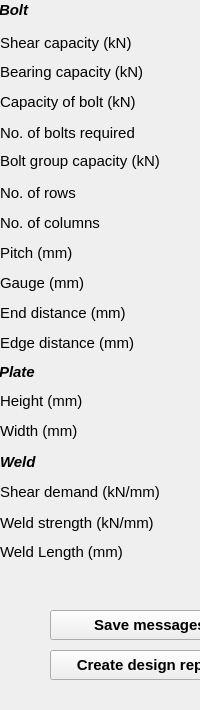
  <widget class="QDockWidget" name="outputDock">
   <property name="sizePolicy">
    <sizepolicy hsizetype="Preferred" vsizetype="Preferred">
     <horstretch>0</horstretch>
     <verstretch>0</verstretch>
    </sizepolicy>
   </property>
   <property name="minimumSize">
    <size>
     <width>125</width>
     <height>710</height>
    </size>
   </property>
   <property name="maximumSize">
    <size>
     <width>310</width>
     <height>710</height>
    </size>
   </property>
   <property name="font">
    <font>
     <pointsize>11</pointsize>
     <weight>75</weight>
     <bold>true</bold>
    </font>
   </property>
   <property name="windowTitle">
    <string>Output dock</string>
   </property>
   <attribute name="dockWidgetArea">
    <number>2</number>
   </attribute>
   <widget class="QWidget" name="dockWidgetContents_2">
    <widget class="QLineEdit" name="txtNoBolts">
     <property name="geometry">
      <rect>
       <x>200</x>
       <y>120</y>
       <width>100</width>
       <height>25</height>
      </rect>
     </property>
     <property name="font">
      <font>
       <weight>50</weight>
       <bold>false</bold>
      </font>
     </property>
     <property name="readOnly">
      <bool>true</bool>
     </property>
    </widget>
    <widget class="QLabel" name="t_7">
     <property name="geometry">
      <rect>
       <x>0</x>
       <y>120</y>
       <width>191</width>
       <height>25</height>
      </rect>
     </property>
     <property name="font">
      <font>
       <pointsize>11</pointsize>
       <weight>50</weight>
       <bold>false</bold>
      </font>
     </property>
     <property name="text">
      <string>No. of bolts required</string>
     </property>
    </widget>
    <widget class="QLineEdit" name="txtShrCapacity">
     <property name="geometry">
      <rect>
       <x>200</x>
       <y>30</y>
       <width>100</width>
       <height>25</height>
      </rect>
     </property>
     <property name="font">
      <font>
       <weight>50</weight>
       <bold>false</bold>
      </font>
     </property>
     <property name="text">
      <string/>
     </property>
     <property name="readOnly">
      <bool>true</bool>
     </property>
    </widget>
    <widget class="QLineEdit" name="txtPitch">
     <property name="geometry">
      <rect>
       <x>200</x>
       <y>240</y>
       <width>100</width>
       <height>25</height>
      </rect>
     </property>
     <property name="font">
      <font>
       <weight>50</weight>
       <bold>false</bold>
      </font>
     </property>
     <property name="readOnly">
      <bool>true</bool>
     </property>
    </widget>
    <widget class="QLineEdit" name="txtGuage">
     <property name="geometry">
      <rect>
       <x>200</x>
       <y>270</y>
       <width>100</width>
       <height>25</height>
      </rect>
     </property>
     <property name="font">
      <font>
       <weight>50</weight>
       <bold>false</bold>
      </font>
     </property>
     <property name="readOnly">
      <bool>true</bool>
     </property>
    </widget>
    <widget class="QLineEdit" name="txtBoltCapacity">
     <property name="geometry">
      <rect>
       <x>200</x>
       <y>90</y>
       <width>100</width>
       <height>25</height>
      </rect>
     </property>
     <property name="font">
      <font>
       <weight>50</weight>
       <bold>false</bold>
      </font>
     </property>
     <property name="readOnly">
      <bool>true</bool>
     </property>
    </widget>
    <widget class="QLineEdit" name="txt_col">
     <property name="geometry">
      <rect>
       <x>200</x>
       <y>210</y>
       <width>100</width>
       <height>25</height>
      </rect>
     </property>
     <property name="font">
      <font>
       <weight>50</weight>
       <bold>false</bold>
      </font>
     </property>
     <property name="readOnly">
      <bool>true</bool>
     </property>
    </widget>
    <widget class="QLineEdit" name="txt_row">
     <property name="geometry">
      <rect>
       <x>200</x>
       <y>180</y>
       <width>100</width>
       <height>25</height>
      </rect>
     </property>
     <property name="font">
      <font>
       <weight>50</weight>
       <bold>false</bold>
      </font>
     </property>
     <property name="readOnly">
      <bool>true</bool>
     </property>
    </widget>
    <widget class="QLabel" name="label_152">
     <property name="geometry">
      <rect>
       <x>0</x>
       <y>270</y>
       <width>130</width>
       <height>25</height>
      </rect>
     </property>
     <property name="font">
      <font>
       <pointsize>11</pointsize>
       <weight>50</weight>
       <bold>false</bold>
      </font>
     </property>
     <property name="text">
      <string>Gauge (mm)</string>
     </property>
    </widget>
    <widget class="QLabel" name="labl123_7">
     <property name="geometry">
      <rect>
       <x>0</x>
       <y>90</y>
       <width>179</width>
       <height>25</height>
      </rect>
     </property>
     <property name="font">
      <font>
       <pointsize>11</pointsize>
       <weight>50</weight>
       <bold>false</bold>
      </font>
     </property>
     <property name="text">
      <string>&lt;html&gt;&lt;head/&gt;&lt;body&gt;&lt;p&gt;Capacity of bolt (kN)&lt;/p&gt;&lt;/body&gt;&lt;/html&gt;</string>
     </property>
    </widget>
    <widget class="QLineEdit" name="txtbearCapacity">
     <property name="geometry">
      <rect>
       <x>200</x>
       <y>60</y>
       <width>100</width>
       <height>25</height>
      </rect>
     </property>
     <property name="font">
      <font>
       <weight>50</weight>
       <bold>false</bold>
      </font>
     </property>
     <property name="readOnly">
      <bool>true</bool>
     </property>
    </widget>
    <widget class="QLabel" name="label_153">
     <property name="geometry">
      <rect>
       <x>0</x>
       <y>300</y>
       <width>179</width>
       <height>25</height>
      </rect>
     </property>
     <property name="font">
      <font>
       <pointsize>11</pointsize>
       <weight>50</weight>
       <bold>false</bold>
      </font>
     </property>
     <property name="text">
      <string>End distance (mm)</string>
     </property>
    </widget>
    <widget class="QLabel" name="lbl_col_7">
     <property name="geometry">
      <rect>
       <x>0</x>
       <y>210</y>
       <width>130</width>
       <height>25</height>
      </rect>
     </property>
     <property name="font">
      <font>
       <pointsize>11</pointsize>
       <weight>50</weight>
       <bold>false</bold>
      </font>
     </property>
     <property name="text">
      <string>No. of columns</string>
     </property>
    </widget>
    <widget class="QLabel" name="label_154">
     <property name="geometry">
      <rect>
       <x>0</x>
       <y>240</y>
       <width>130</width>
       <height>25</height>
      </rect>
     </property>
     <property name="font">
      <font>
       <pointsize>11</pointsize>
       <weight>50</weight>
       <bold>false</bold>
      </font>
     </property>
     <property name="text">
      <string>Pitch (mm)</string>
     </property>
    </widget>
    <widget class="QLineEdit" name="txtEdgeDist">
     <property name="geometry">
      <rect>
       <x>200</x>
       <y>330</y>
       <width>100</width>
       <height>25</height>
      </rect>
     </property>
     <property name="font">
      <font>
       <weight>50</weight>
       <bold>false</bold>
      </font>
     </property>
     <property name="readOnly">
      <bool>true</bool>
     </property>
    </widget>
    <widget class="QLabel" name="lbl_row_7">
     <property name="geometry">
      <rect>
       <x>0</x>
       <y>180</y>
       <width>130</width>
       <height>25</height>
      </rect>
     </property>
     <property name="font">
      <font>
       <pointsize>11</pointsize>
       <weight>50</weight>
       <bold>false</bold>
      </font>
     </property>
     <property name="text">
      <string>No. of rows</string>
     </property>
    </widget>
    <widget class="QLabel" name="label_155">
     <property name="geometry">
      <rect>
       <x>0</x>
       <y>330</y>
       <width>179</width>
       <height>25</height>
      </rect>
     </property>
     <property name="font">
      <font>
       <pointsize>11</pointsize>
       <weight>50</weight>
       <bold>false</bold>
      </font>
     </property>
     <property name="text">
      <string>Edge distance (mm)</string>
     </property>
    </widget>
    <widget class="QLabel" name="label_156">
     <property name="geometry">
      <rect>
       <x>0</x>
       <y>30</y>
       <width>161</width>
       <height>25</height>
      </rect>
     </property>
     <property name="font">
      <font>
       <pointsize>11</pointsize>
       <weight>50</weight>
       <bold>false</bold>
      </font>
     </property>
     <property name="text">
      <string>Shear capacity (kN)</string>
     </property>
    </widget>
    <widget class="QLineEdit" name="txtEndDist">
     <property name="geometry">
      <rect>
       <x>200</x>
       <y>300</y>
       <width>100</width>
       <height>25</height>
      </rect>
     </property>
     <property name="font">
      <font>
       <weight>50</weight>
       <bold>false</bold>
      </font>
     </property>
     <property name="readOnly">
      <bool>true</bool>
     </property>
    </widget>
    <widget class="QLabel" name="label_157">
     <property name="geometry">
      <rect>
       <x>-1</x>
       <y>0</y>
       <width>66</width>
       <height>20</height>
      </rect>
     </property>
     <property name="font">
      <font>
       <pointsize>11</pointsize>
       <weight>50</weight>
       <bold>false</bold>
      </font>
     </property>
     <property name="text">
      <string>&lt;html&gt;&lt;head/&gt;&lt;body&gt;&lt;p&gt;&lt;span style=&quot; font-weight:600; font-style:italic;&quot;&gt;Bolt&lt;/span&gt;&lt;/p&gt;&lt;/body&gt;&lt;/html&gt;</string>
     </property>
    </widget>
    <widget class="QLabel" name="label_158">
     <property name="geometry">
      <rect>
       <x>0</x>
       <y>60</y>
       <width>179</width>
       <height>25</height>
      </rect>
     </property>
     <property name="font">
      <font>
       <pointsize>11</pointsize>
       <weight>50</weight>
       <bold>false</bold>
      </font>
     </property>
     <property name="text">
      <string>&lt;html&gt;&lt;head/&gt;&lt;body&gt;&lt;p&gt;Bearing capacity (kN)&lt;/p&gt;&lt;/body&gt;&lt;/html&gt;</string>
     </property>
    </widget>
    <widget class="QLabel" name="label_161">
     <property name="geometry">
      <rect>
       <x>-1</x>
       <y>360</y>
       <width>130</width>
       <height>25</height>
      </rect>
     </property>
     <property name="font">
      <font>
       <pointsize>11</pointsize>
      </font>
     </property>
     <property name="text">
      <string>&lt;html&gt;&lt;head/&gt;&lt;body&gt;&lt;p&gt;&lt;span style=&quot; font-weight:600; font-style:italic;&quot;&gt;Plate&lt;/span&gt;&lt;/p&gt;&lt;/body&gt;&lt;/html&gt;</string>
     </property>
    </widget>
    <widget class="QLineEdit" name="txtWeldStrng">
     <property name="geometry">
      <rect>
       <x>200</x>
       <y>510</y>
       <width>100</width>
       <height>25</height>
      </rect>
     </property>
     <property name="font">
      <font>
       <weight>50</weight>
       <bold>false</bold>
      </font>
     </property>
     <property name="readOnly">
      <bool>true</bool>
     </property>
    </widget>
    <widget class="QLabel" name="label_163">
     <property name="geometry">
      <rect>
       <x>0</x>
       <y>480</y>
       <width>191</width>
       <height>25</height>
      </rect>
     </property>
     <property name="font">
      <font>
       <pointsize>11</pointsize>
       <weight>50</weight>
       <bold>false</bold>
      </font>
     </property>
     <property name="text">
      <string>&lt;html&gt;&lt;head/&gt;&lt;body&gt;&lt;p&gt;Shear demand (kN/mm)&lt;/p&gt;&lt;/body&gt;&lt;/html&gt;</string>
     </property>
    </widget>
    <widget class="QLabel" name="label_164">
     <property name="geometry">
      <rect>
       <x>0</x>
       <y>510</y>
       <width>191</width>
       <height>25</height>
      </rect>
     </property>
     <property name="font">
      <font>
       <pointsize>11</pointsize>
       <weight>50</weight>
       <bold>false</bold>
      </font>
     </property>
     <property name="text">
      <string>Weld strength (kN/mm)</string>
     </property>
    </widget>
    <widget class="QLineEdit" name="txtResltShr">
     <property name="geometry">
      <rect>
       <x>200</x>
       <y>480</y>
       <width>100</width>
       <height>25</height>
      </rect>
     </property>
     <property name="font">
      <font>
       <weight>50</weight>
       <bold>false</bold>
      </font>
     </property>
     <property name="readOnly">
      <bool>true</bool>
     </property>
    </widget>
    <widget class="QLabel" name="label_166">
     <property name="geometry">
      <rect>
       <x>0</x>
       <y>450</y>
       <width>130</width>
       <height>25</height>
      </rect>
     </property>
     <property name="font">
      <font>
       <pointsize>11</pointsize>
      </font>
     </property>
     <property name="text">
      <string>&lt;html&gt;&lt;head/&gt;&lt;body&gt;&lt;p&gt;&lt;span style=&quot; font-weight:600; font-style:italic;&quot;&gt;Weld&lt;/span&gt;&lt;/p&gt;&lt;/body&gt;&lt;/html&gt;</string>
     </property>
    </widget>
    <widget class="QPushButton" name="btn_SaveMessages">
     <property name="geometry">
      <rect>
       <x>50</x>
       <y>610</y>
       <width>200</width>
       <height>30</height>
      </rect>
     </property>
     <property name="text">
      <string>Save messages</string>
     </property>
    </widget>
    <widget class="QPushButton" name="btn_CreateDesign">
     <property name="geometry">
      <rect>
       <x>50</x>
       <y>650</y>
       <width>200</width>
       <height>30</height>
      </rect>
     </property>
     <property name="text">
      <string>Create design report</string>
     </property>
    </widget>
    <widget class="QLabel" name="plateHeight">
     <property name="geometry">
      <rect>
       <x>0</x>
       <y>390</y>
       <width>100</width>
       <height>22</height>
      </rect>
     </property>
     <property name="font">
      <font>
       <pointsize>11</pointsize>
       <weight>50</weight>
       <bold>false</bold>
      </font>
     </property>
     <property name="text">
      <string>Height (mm)</string>
     </property>
    </widget>
    <widget class="QLineEdit" name="txtplate_ht">
     <property name="geometry">
      <rect>
       <x>200</x>
       <y>390</y>
       <width>100</width>
       <height>25</height>
      </rect>
     </property>
     <property name="font">
      <font>
       <weight>50</weight>
       <bold>false</bold>
      </font>
     </property>
    </widget>
    <widget class="QLineEdit" name="txtplate_width">
     <property name="geometry">
      <rect>
       <x>200</x>
       <y>420</y>
       <width>100</width>
       <height>25</height>
      </rect>
     </property>
     <property name="font">
      <font>
       <weight>50</weight>
       <bold>false</bold>
      </font>
     </property>
    </widget>
    <widget class="QLabel" name="label_2">
     <property name="geometry">
      <rect>
       <x>0</x>
       <y>420</y>
       <width>100</width>
       <height>22</height>
      </rect>
     </property>
     <property name="font">
      <font>
       <pointsize>11</pointsize>
       <weight>50</weight>
       <bold>false</bold>
      </font>
     </property>
     <property name="text">
      <string>Width (mm)</string>
     </property>
    </widget>
    <widget class="QLabel" name="label_10">
     <property name="geometry">
      <rect>
       <x>0</x>
       <y>150</y>
       <width>200</width>
       <height>22</height>
      </rect>
     </property>
     <property name="font">
      <font>
       <pointsize>11</pointsize>
       <weight>50</weight>
       <bold>false</bold>
      </font>
     </property>
     <property name="text">
      <string>Bolt group capacity (kN)</string>
     </property>
    </widget>
    <widget class="QLineEdit" name="txtboltgrpcapacity">
     <property name="geometry">
      <rect>
       <x>200</x>
       <y>150</y>
       <width>100</width>
       <height>25</height>
      </rect>
     </property>
     <property name="font">
      <font>
       <weight>50</weight>
       <bold>false</bold>
      </font>
     </property>
    </widget>
    <widget class="QLabel" name="label_165">
     <property name="geometry">
      <rect>
       <x>0</x>
       <y>540</y>
       <width>191</width>
       <height>25</height>
      </rect>
     </property>
     <property name="font">
      <font>
       <pointsize>11</pointsize>
       <weight>50</weight>
       <bold>false</bold>
      </font>
     </property>
     <property name="text">
      <string>&lt;html&gt;&lt;head/&gt;&lt;body&gt;&lt;p&gt;Weld Length (mm)&lt;/p&gt;&lt;/body&gt;&lt;/html&gt;</string>
     </property>
    </widget>
    <widget class="QLineEdit" name="txtWeldStrng_5">
     <property name="geometry">
      <rect>
       <x>200</x>
       <y>540</y>
       <width>100</width>
       <height>25</height>
      </rect>
     </property>
     <property name="font">
      <font>
       <weight>50</weight>
       <bold>false</bold>
      </font>
     </property>
     <property name="readOnly">
      <bool>true</bool>
     </property>
    </widget>
   </widget>
  </widget>
